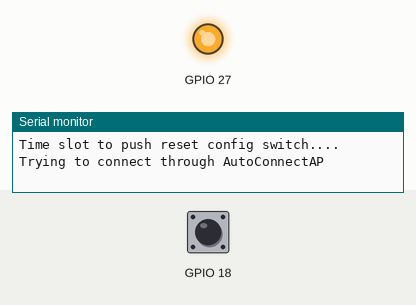
This program was run on a simulated ESP32. Shown: output pins drawn as LEDs (lit = HIGH), the last lines printed to the serial monitor. Inputs (shaded band) come from the test bench; at power-on: GPIO 18 HIGH. WiFi joins after 1.5 s; servers stay silent unless stated; network time is answered at once with the bench clock; the local clock reads 2024-03-15 10:24:30 at power-on unless the program sets it.

Above: at 2.1 s.
At 3.6 s:
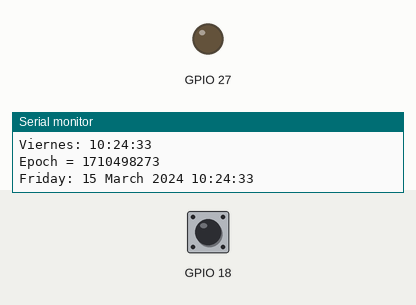
Timing chart, 0 to 5.1 s (numbered marks = the images above):
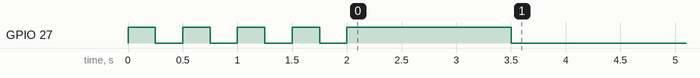

The program:

main.cpp
```cpp
/*
 *  Project wfm-22-ntp - main.cpp
 *
 *      Same as 22-ntp but connection with WiFi is made using WiFiManager Librray
 *
 *      Austral - IntroComp - 2022 - EAM
 *
 *      Connects with time server and
 *      shows week day and complete time for
 *      the time zone defined
 *
 *      Also, through Unix library <time.h> one can
 *      print date and time with desired format using
 *      call to function 'strftime' based in 'epoch time'
 *      deseado a través de 'strftime' basado en 'epoch time'
 *
 */

/*
 *  Definitions included  in platformio.ini
 *
 *      TIME_ZONE   Time zone in hours
 *      NTP_SERVER  NTP server name
 *      SERIAL_BAUD Serial port Baud rate
 */

/*
 *  Includes
 */

#include <Arduino.h>

#include <NTPClient.h>          // for access to time servers
#include <WiFiUdp.h>            // for using UDP protocol
#include <time.h>               // to access to Unix library calls

#include "wifi_mgr.h"           // Wrapper of WiFiManager library

#define TZ(tz)      (tz*3600)               //  Macro to convert from time zone in hours to seconds

//  Week names

const char *daysOfTheWeek[] =
{
    "Domingo", "Lunes", "Martes", "Miercoles", "Jueves", "Viernes", "Sabado"
};

/*
 *  Creacion de objetos
 */

WiFiUDP ntpUDP;                                                 //  Object for using UDP
NTPClient timeClient(ntpUDP, NTP_SERVER, TZ(TIME_ZONE) );       //  Object NTPClient

void
setup(void)
{
    Serial.begin(SERIAL_BAUD);
    wifi_connect();             // Call to wrapper of WiFiManager library
    timeClient.begin();
}

void
loop(void)
{
    time_t epoch_time;
    char buf[80];

    timeClient.update();                    //  Get time and date from server

    Serial.print( daysOfTheWeek[timeClient.getDay()] );
    Serial.print( ": ");
    Serial.println(timeClient.getFormattedTime());

    Serial.print( "Epoch = " );
    epoch_time = timeClient.getEpochTime();
    Serial.println( epoch_time );
    strftime(buf, sizeof(buf),"%A: %d %B %Y %H:%M:%S", localtime(&epoch_time));
    Serial.println(buf);

    Serial.println();

    delay(1000);
}
```

led_signal.cpp
```cpp
/*
 *  led_ signal.cpp
 *      To signal state of wifi connecion using only one led
 */

#include <Arduino.h>

#include "led_signal.h"

#define forever for(;;)

#define BASE 50
#define KEY_PULSE       250
#define FAIL_PULSE      100

/*
 *  Static functions
 */


static void
do_pulse_blink(int led, int pulse )
{
    digitalWrite(led,HIGH);
    delay(pulse);
    digitalWrite(led,LOW);
    delay(pulse);
}

static void
blink_forever( int led )
{
    forever
        do_pulse_blink(led, FAIL_PULSE);
}

static int
led_pulse_key( int led, int level, int ms )
{
    digitalWrite(led,level);
    delay(ms);
    if( digitalRead(RESET_WIFI) == LOW )
    {
        digitalWrite(led,LOW);
        return 1;
    }
    return 0;
}

/*
 *  Public functions
 */


void
led_signal_init(void)
{
    pinMode(RESET_WIFI, INPUT_PULLUP);
    pinMode(LED_RED,OUTPUT);
}

void
led_signal( const char *msg, int reason )
{
    Serial.println(msg);
    switch(reason)
    {
        case CLR_ALL_SIGNALS:
            digitalWrite(LED_RED,LOW);
            break;
        case IN_AUTOCONNECT:
            digitalWrite(LED_RED,HIGH);
            break;
        case WIFI_FATAL:
            blink_forever(LED_RED);
            ESP.restart();
            break;
        default:
            ESP.restart();
            break;
    }
}

int
get_reset_switch(void)
{
    int i;

    Serial.println("Time slot to push reset config switch....\n");
    for( i = 0; i < TIME_KEY/(2*KEY_PULSE); ++i )
        if( led_pulse_key(LED_RED,HIGH,KEY_PULSE) || led_pulse_key(LED_RED,LOW,KEY_PULSE) )
        {
            Serial.println("Clear APs stored...Going to AutoConnect\n");
            return 1;
        }
    return 0;
}
```

led_signal.h
```cpp
/*
 *  led_ signal.h
 *      To signal state of wifi connecion using only one led
 */

enum
{
    CLR_ALL_SIGNALS, IN_AUTOCONNECT, WIFI_FATAL
};

void led_signal_init(void);

void led_signal( const char *msg, int status);

int get_reset_switch(void);
```

wifi_mgr.cpp
```cpp
/*
 *  wifi_mgr.cpp
 *      Wrapper for wifi_connect around WiFiManager library
 *      Austral - IntroComp - 2022 - EAM
 */

#include <Arduino.h>

#include <WiFiManager.h>

#include "wifi_mgr.h"
#include "led_signal.h"

void
wifi_connect(void)
{
    WiFiManager wm;

    pinMode(RESET_WIFI, INPUT_PULLDOWN);
    led_signal_init();
    WiFi.mode(WIFI_STA);

    if( get_reset_switch() )
        wm.resetSettings();
    led_signal("Trying to connect through AutoConnectAP",IN_AUTOCONNECT);
    if( !wm.autoConnect("AutoConnectAP") )
        led_signal("Failed to connect",WIFI_FATAL);
    else
        led_signal("WiFi connected....",CLR_ALL_SIGNALS);
}
```

wifi_mgr.h
```cpp
/*
 *  wifi_mgr.h
 *      Wrapper for wifi_connect around WiFiManager library
 *      Austral - IntroComp - 2022 - EAM
 */

void wifi_connect(void);
```
